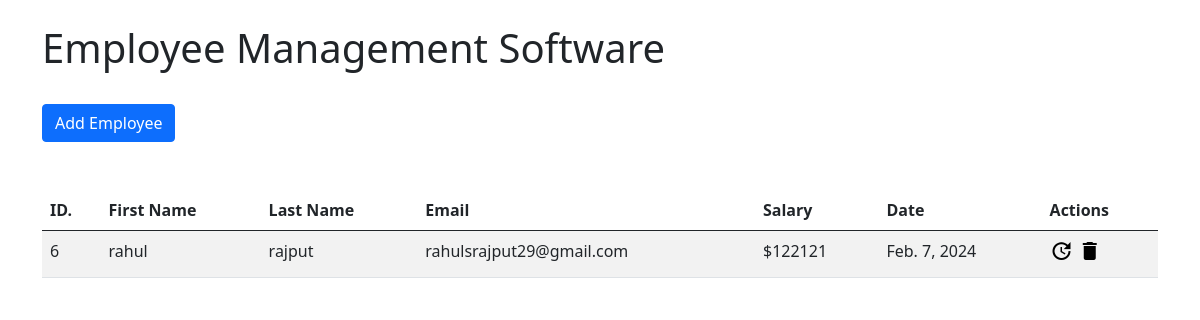
The app's page /, older data.
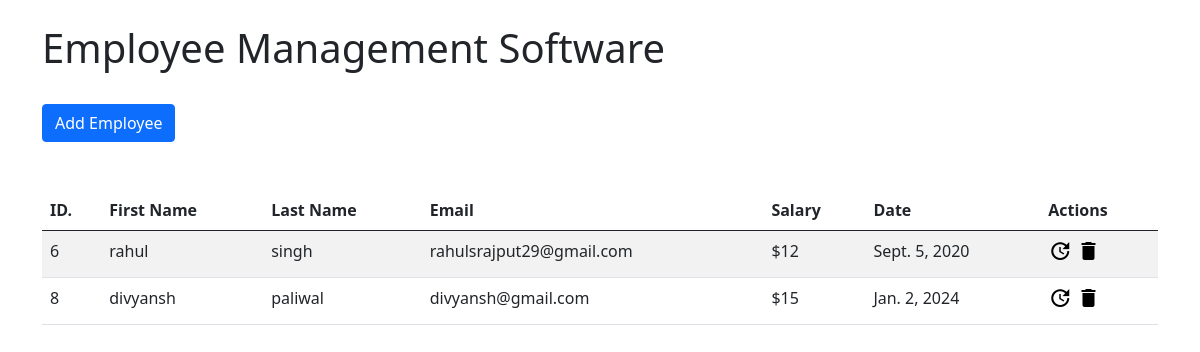
The same page, newer data.
### app/models.py (models this page shows)
class Employee(models.Model):
    first_name = models.CharField(max_length=200)
    last_name = models.CharField(max_length=200)
    email = models.CharField(max_length=200)
    salary = models.IntegerField()
    date_of_joining = models.DateField()

### app/views.py (the view)
# urls.py: 2. Add a URL to urlpatterns:  path('', views.home, name='home')
def home(request):
    employee_objects = Employee.objects.all()
    context = {'objects':employee_objects}
    return render(request, 'home.html',context)

### templates/home.html (shortened to what this page needs)
{% extends 'index.html' %}
{% block content %}
<div class="row">
    <div class="col-lg-8">
        <h1>Employee Management Software</h1>
    </div>
</div>
<div class="row">
    <div class="col-lg-8 mt-4">
        <a href="{% url 'Create' %}" class="btn btn-primary">Add Employee</a>
    </div>
</div>
<div class="row">
</div>
<div class="row">
    <div class="col-12 mt-4 table-responsive">
        <table class="table table-striped">
            <thead>
                <tr>
                    <th scope="col">ID.</th>
                    <th scope="col">First Name</th>
                    <th scope="col">Last Name</th>
                    <th scope="col">Email</th>
                    <th scope="col">Salary</th>
                    <th scope="col">Date</th>
                    <th scope="col">Actions</th>
                </tr>
            </thead>
            <tbody>
                {% for i in objects %}
                <tr>
                    <td>{{i.id}}</td>
                    <td>{{i.first_name}}</td>
                    <td>{{i.last_name}}</td>
                    <td>{{i.email}}</td>
                    <td>${{i.salary}}</td>
                    <td>{{i.date_of_joining}}</td>
                    <td>
                        <a href="{% url 'Update' i.id %}" style="color: black;"><i class="material-icons">&#xe923;</i></a>
                        <a href="{% url 'Delete' i.id %}" style="color: black;"><i class="material-icons">&#xe872;</i></a>
                    </td>
                </tr>
                {% endfor %}
            </tbody>
        </table>
    </div>
</div>
{% endblock %}

Row changes from the older to the newer data that the page shows:
changed Employee "rahul": last_name "rajput" → "singh"; salary "122121" → "12"; date_of_joining "Feb. 7, 2024" → "Sept. 5, 2020"
added Employee: id "8", first_name "divyansh", last_name "paliwal", email "divyansh@gmail.com", salary "15", date_of_joining "Jan. 2, 2024"
